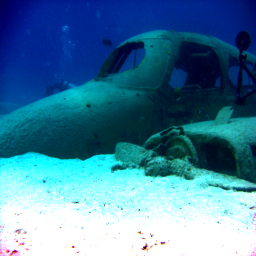
#> input picture MyOpenCV/U45/upload/UDCP/22.png, 256 x 256 px, found by its file name
$ jupyter execute --allow-errors '阴影检测.ipynb'
#> lines starting #> are read from the running program, lines starting #| are printed output that depends on the picture; after the words box and inside, x2 and y2 are one past the last pixel; in counts of white or black regions, pixels touching at a corner belong together
[cell 1]
# -*- coding: utf-8 -*-
"""
https://blog.csdn.net/qq_15642411/article/details/79717431
"""
import numpy as np
import cv2
from skimage.morphology import remove_small_objects
import matplotlib.pyplot as plt

[cell 2]
im1=cv2.imread(r'D:\MyCodes\pythonProject\coated_tongue_color\datas\category\1\22.png')
#> im1 is the input picture: shape (256, 256, 3); mean B, G, R 156, 125.4, 68.8
b,g,r=np.double(cv2.split(im1))
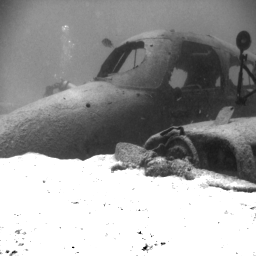
#> b: shape (256, 256) float64; min 0, max 255, mean 156
shadow_ratio = (4/np.pi)*np.arctan2((b-g),(b+g)) #mutiply 4/pi is to ensure value[0,1]
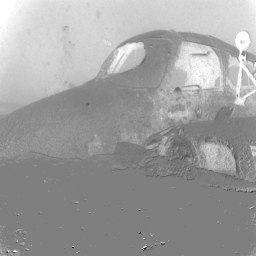
#> shadow_ratio: shape (256, 256) float64; min -1, max 1, mean 0.244; drawn with min black and max white
shadow_mask=shadow_ratio>0.1
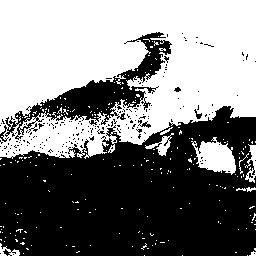
#> shadow_mask: shape (256, 256) bool; 49.6% white; 227 white regions (218 under 20 px), largest, box (x1, y1, x2, y2) and area: (0, 0, 256, 159) 30332, (191, 137, 236, 175) 1003, (145, 133, 174, 156) 212
#cv2.imshow("shadow_mask",np.uint8(shadow_mask*255))
shadow_mask[:5,:]=0
#> shadow_mask: shape (256, 256) bool; 47.7% white; 227 white regions (218 under 20 px), largest, box (x1, y1, x2, y2) and area: (0, 5, 256, 159) 29052, (191, 137, 236, 175) 1003, (145, 133, 174, 156) 212
shadow_mask[-5:,:]=0
shadow_mask[:,:5]=0
shadow_mask[:,-5:]=0#边界上的值=0
#> shadow_mask: shape (256, 256) bool; 45.2% white; 205 white regions (198 under 20 px), largest, box (x1, y1, x2, y2) and area: (5, 5, 251, 159) 27780, (191, 137, 236, 175) 1003, (145, 133, 174, 156) 212
#cv2.imshow("shadow_mask1",np.uint8(shadow_mask*255))
shadow_mask=remove_small_objects(shadow_mask, min_size=100, connectivity=3)
# opencv 中没有matlab 中类似bwareaopen的函数，二值图像面积开运算
# cv2.imshow("shadow_mask1",np.uint8(shadow_mask*255))

[cell 3]
plt.imshow(shadow_mask)

[cell 4]
plt.imshow(np.uint8(shadow_mask*255))

[cell 5]
kernel=cv2.getStructuringElement(cv2.MORPH_ELLIPSE,(5,5))
kernel[1,0]=0
kernel[3,0]=0
kernel[1,4]=0
kernel[3,4]=0
shadow_mask1=np.uint8(shadow_mask*1)
mask=cv2.dilate(shadow_mask1,kernel)-shadow_mask1
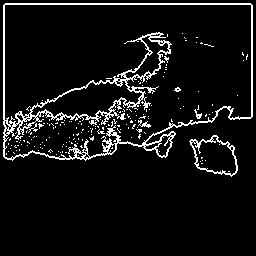
#> mask: shape (256, 256); values 0 (black) and 1 (white), 7.3% white in thin lines or dots, all inside (x1, y1, x2, y2) = (3, 3, 253, 177)
#cv2.imshow("boundary",np.uint8(mask*255))
#substarct shadow_mask is to get boundary
#get boundary
[row,col]=np.where(mask==1)
#> row = 4783 values from 3 to 176; col = 4783 values, max 252 at index 497, min 3 at index 494, mean 119.9
#for i in range(len(row)-1):
#    cv2.line(im1,(col[i],row[i]),(col[i+1],row[i+1]),(0,0,255),1)
im1[row,col,:]=im1[40,40,:]
#> im1: shape (256, 256, 3); 7.29% of pixels changed, all inside (x1, y1, x2, y2) = (3, 3, 253, 177)

[cell 6]
plt.imshow(im1[:,:,::-1])

[cell 7]
import cv2
"""
https://blog.csdn.net/weixin_42228166/article/details/124532200?spm=1001.2101.3001.6650.5&utm_medium=distribute.pc_relevant.none-task-blog-2%7Edefault%7EBlogCommendFromBaidu%7Edefault-5-124532200-blog-94407908.pc_relevant_aa&depth_1-utm_source=distribute.pc_relevant.none-task-blog-2%7Edefault%7EBlogCommendFromBaidu%7Edefault-5-124532200-blog-94407908.pc_relevant_aa&utm_relevant_index=10
"""
image = r'D:\MyCodes\pythonProject\coated_tongue_color\datas\data3\category\4\306.png'
img = cv2.imread(image)
#> (the rest of this cell did not finish here and is left out)

#> (a cell that did not finish here is left out)

#> (a cell that did not finish here is left out)

[cell 10]
import cv2
import numpy as np

[cell 11]
def max_filter(image,filter_size):
    # padding操作，在最大滤波中需要在原图像周围填充（filter_size//2）个小的数字，一般取-1
    # 先生成一个全为-1的矩阵，大小和padding后的图像相同
    empty_image = np.full((image.shape[0] + (filter_size // 2) * 2, image.shape[1] + (filter_size // 2) * 2), -1)
    # 将原图像填充进矩阵
    empty_image[(filter_size // 2):empty_image.shape[0] - (filter_size // 2),
    (filter_size // 2):empty_image.shape[1] - (filter_size // 2)] = image.copy()
    # 创建结果矩阵，和原图像大小相同
    result = np.full((image.shape[0], image.shape[1]), -1)

    # 遍历原图像中的每个像素点，对于点，选取其周围（filter_size*filter_size）个像素中的最大值，作为结果矩阵中的对应位置值
    for h in range(filter_size // 2, empty_image.shape[0]-filter_size // 2):
        for w in range(filter_size // 2, empty_image.shape[1]-filter_size // 2):
            filter = empty_image[h - (filter_size // 2):h + (filter_size // 2) + 1,
                     w - (filter_size // 2):w + (filter_size // 2) + 1]
            result[h-filter_size // 2, w-filter_size // 2] = np.amax(filter)
    return result

[cell 12]
def min_filter(image,filter_size):
    # padding操作，在最大滤波中需要在原图像周围填充（filter_size//2）个大的数字，一般取大于255的
    # 先生成一个全为-1的矩阵，大小和padding后的图像相同
    empty_image = np.full((image.shape[0] + (filter_size // 2) * 2, image.shape[1] + (filter_size // 2) * 2), 400)
    # 将原图像填充进矩阵
    empty_image[(filter_size // 2):empty_image.shape[0] - (filter_size // 2),
    (filter_size // 2):empty_image.shape[1] - (filter_size // 2)] = image.copy()
    # 创建结果矩阵，和原图像大小相同
    result = np.full((image.shape[0], image.shape[1]), 400)

    # 遍历原图像中的每个像素点，对于点，选取其周围（filter_size*filter_size）个像素中的最小值，作为结果矩阵中的对应位置值
    for h in range(filter_size // 2, empty_image.shape[0]-filter_size // 2):
        for w in range(filter_size // 2, empty_image.shape[1]-filter_size // 2):
            filter = empty_image[h - (filter_size // 2):h + (filter_size // 2) + 1,
                     w - (filter_size // 2):w + (filter_size // 2) + 1]
            result[h-filter_size // 2, w-filter_size // 2] = np.amin(filter)
    return result

[cell 13]
#B is the filtered image and I is the original image
def background_subtraction(I, B):
    O = I - B
    norm_img = cv2.normalize(O, None, 0,255, norm_type=cv2.NORM_MINMAX)
    return norm_img

[cell 14]
def remove_shadow(image_path):
    image = cv2.imread(image_path, 0)

    max_result=max_filter(image,30)
    min_result=min_filter(max_result,30)
    result=image-min_result
    result=cv2.normalize(result, None, 0, 255, norm_type=cv2.NORM_MINMAX)
    return result

[cell 15]
im1=cv2.imread(r'D:\MyCodes\pythonProject\coated_tongue_color\datas\category\1\22.png')
plt.imshow(im1[:,:,::-1])

[cell 16]
result=remove_shadow(r'D:\MyCodes\pythonProject\coated_tongue_color\datas\category\1\22.png')
#> in remove_shadow, `image = cv2.imread(image_path, 0)`:
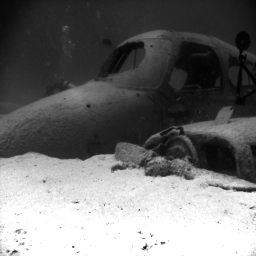
#> image: shape (256, 256); min 3, max 255, mean 111.5
#> after the loop in max_filter, `for h in range(filter_size // 2, empty_image.shape[0]-filter_size // 2):`:
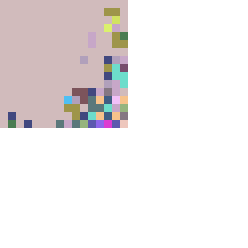
#> filter: shape (31, 31) int64 (shown 8 times larger); 23 distinct labels, from -1 to 255; one colour per label, 0 black, -1 white
#> after the loop in max_filter, `for h in range(filter_size // 2, empty_image.shape[0]-filter_size // 2):`:
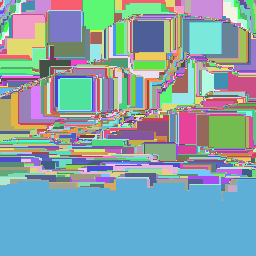
#> result: shape (256, 256) int64; 237 distinct labels, from 19 to 255; one colour per label, 0 black
#> in min_filter, `empty_image[(filter_size // 2):empty_image.shape[0] - (filter_size // ..`:
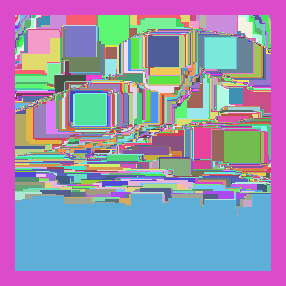
#> empty_image: shape (286, 286) int64; 238 distinct labels, from 19 to 400; one colour per label, 0 black
#> after the loop in min_filter, `for h in range(filter_size // 2, empty_image.shape[0]-filter_size // 2):`: filter: shape (31, 31) int64; values 255 (black) and 400 (white), 73.4% white; 1 black region, box (x1, y1, x2, y2) and area: (0, 0, 16, 16) 256
#> after the loop in min_filter, `for h in range(filter_size // 2, empty_image.shape[0]-filter_size // 2):`:
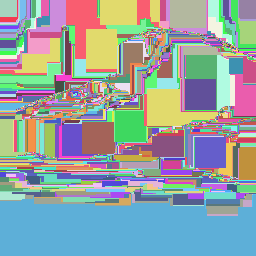
#> result: shape (256, 256) int64; 237 distinct labels, from 19 to 255; one colour per label, 0 black
plt.imshow(result)

[cell 17]
result.shape
#> Out = (256, 256)

[cell 18]
import numpy as np
import cv2 as cv
from skimage.morphology import remove_small_objects
import matplotlib.pyplot as plt

[cell 19]
img = cv.imread(r'D:\MyCodes\pythonProject\coated_tongue_color\datas\data_coated\category\3\20220607152458-1seg.png')
#> (the rest of this cell did not finish here and is left out)

[cell 20]
def mean_value(arr):
    """ 计算非零元素均值"""
    exist = (arr != 0)
    return arr.sum()/exist.sum()

[cell 21]
lst = []
#> (the rest of this cell did not finish here and is left out)

[cell 22]
plt.plot(lst)
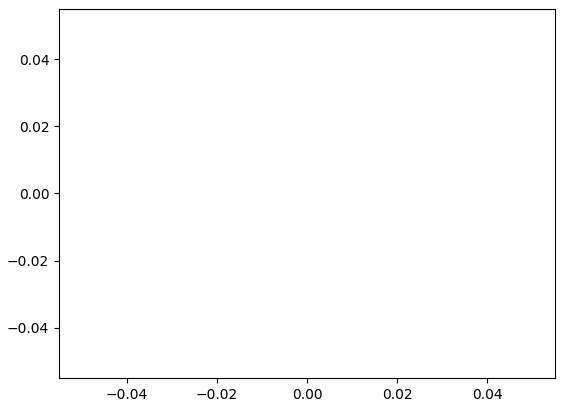
#> figure drawn by matplotlib, 1 panel

$ run again, with MyOpenCV/U45/upload/UDCP/1.png copied over MyOpenCV/U45/upload/UDCP/22.png
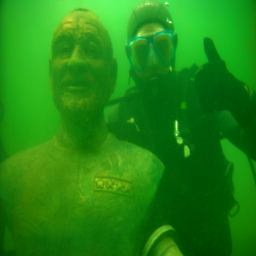
#> input picture MyOpenCV/U45/upload/UDCP/1.png, 256 x 256 px, found by its file name
#> im1 is the input picture: shape (256, 256, 3); mean B, G, R 18.3, 135.4, 31.3
#> `shadow_ratio = (4/np.pi)*np.arctan2((b-g),(b+g))`:
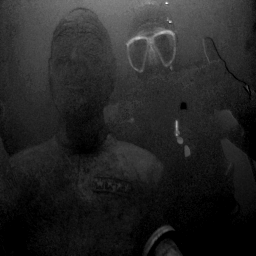
#> shadow_ratio: shape (256, 256) float64; min -1, max 0, mean -0.856; drawn with min black and max white
#> shadow_mask: shape (256, 256) bool; every value is 0
#> row = empty array
#> in remove_shadow, `result=image-min_result`:
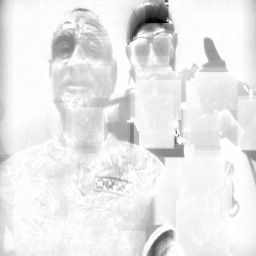
#> result: shape (256, 256) int64; min -121, max 0, mean -10.31; drawn with min black and max white

$ run again, with MyOpenCV/U45/upload/UDCP/12.png copied over MyOpenCV/U45/upload/UDCP/22.png
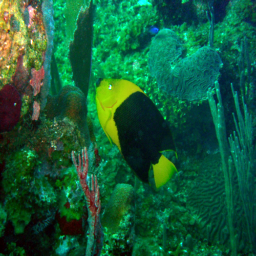
#> input picture MyOpenCV/U45/upload/UDCP/12.png, 256 x 256 px, found by its file name
#> im1 is the input picture: shape (256, 256, 3); mean B, G, R 57, 91.9, 22
#> mask: shape (256, 256); values 0 (black) and 1 (white), 3.3% white in thin lines or dots, all inside (x1, y1, x2, y2) = (3, 3, 242, 166)
#> row = 2181 values from 3 to 165; col = 2181 values, max 241 at index 599, min 3 at index 667, mean 168.6
#> im1: shape (256, 256, 3); 3.33% of pixels changed, all inside (x1, y1, x2, y2) = (3, 3, 242, 166)
#> in remove_shadow, `result=image-min_result`:
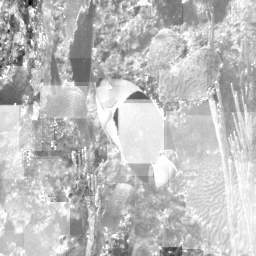
#> result: shape (256, 256) int64; min -208, max 0, mean -51.88; drawn with min black and max white
